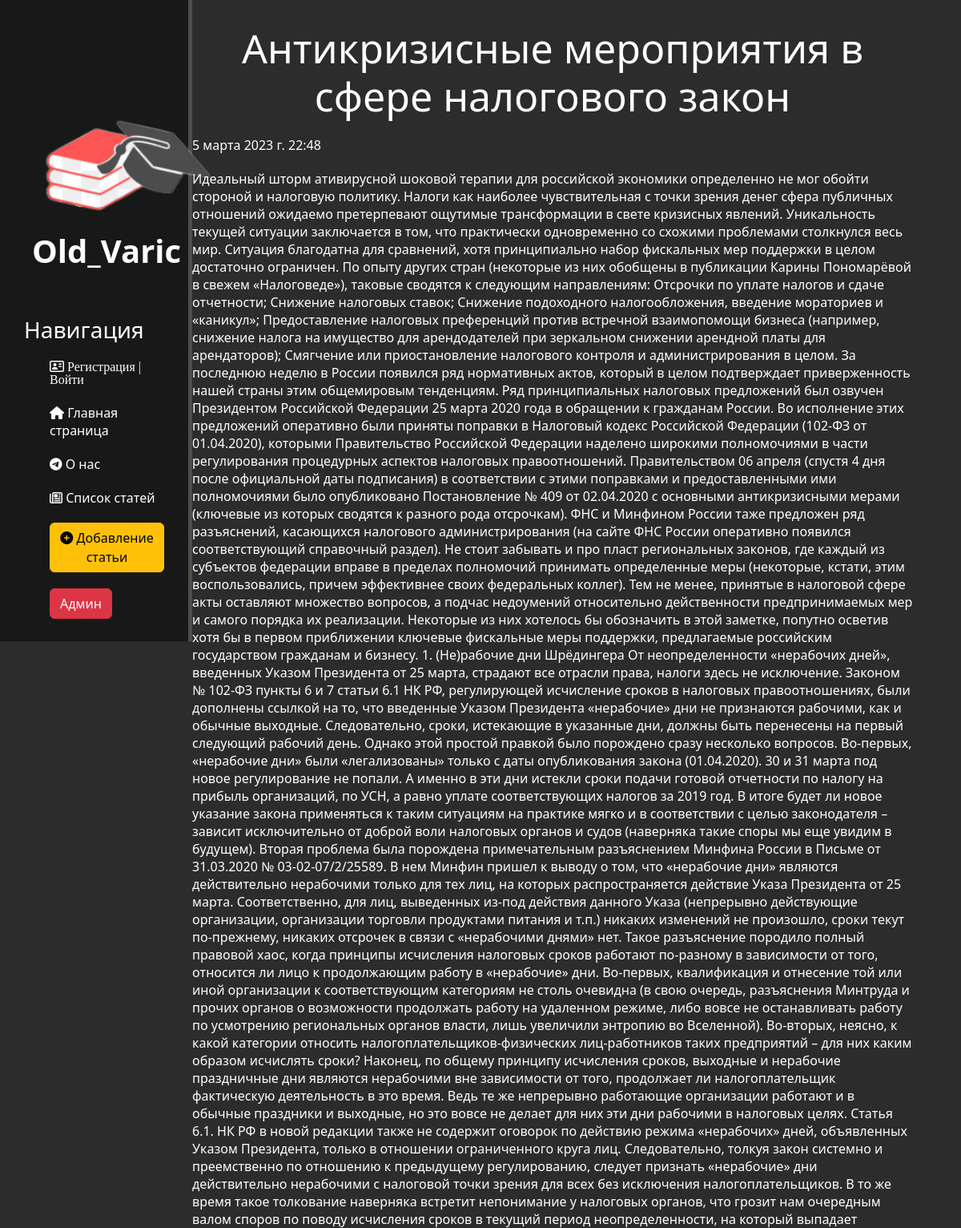
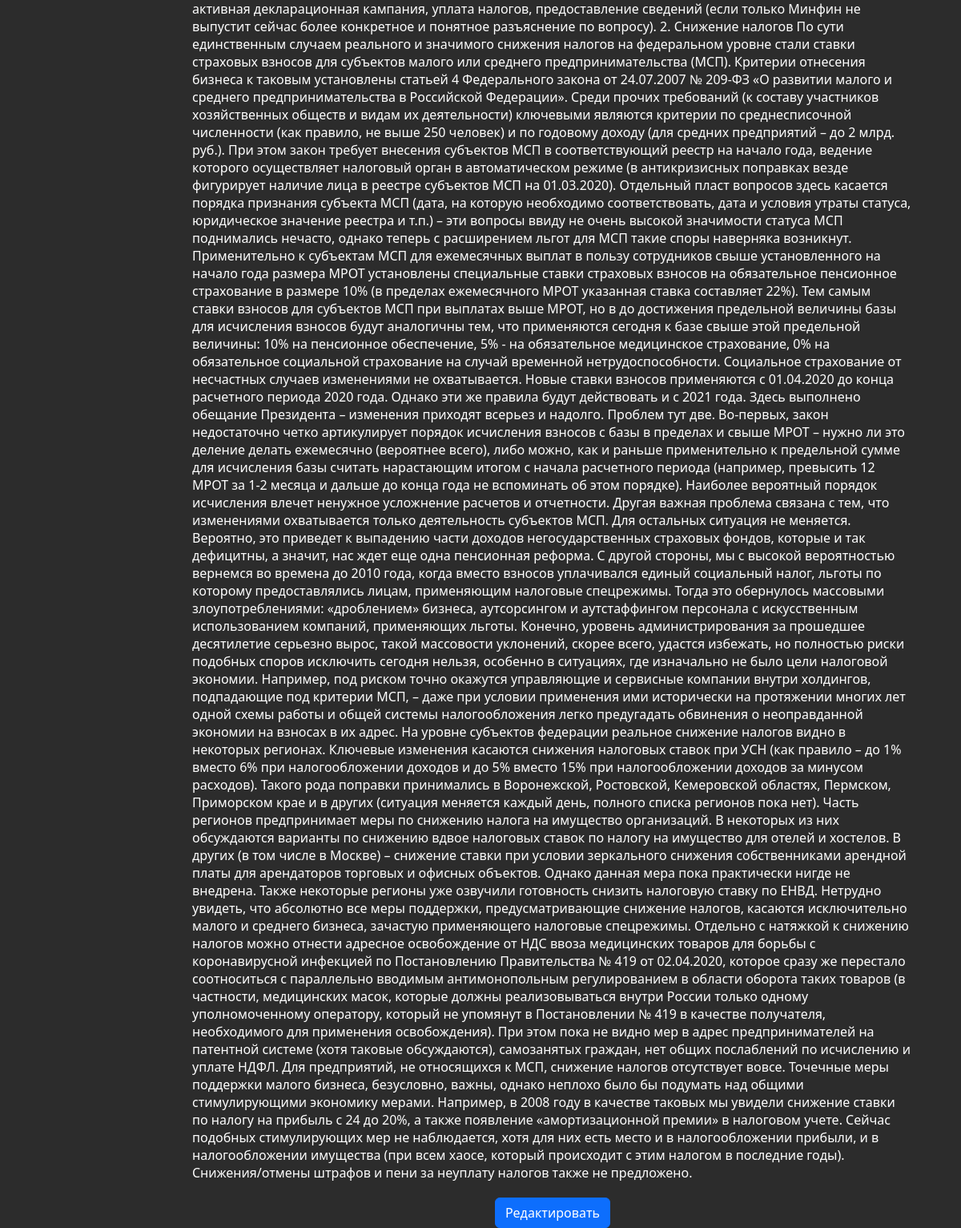
Page /news/5 (signed in) on the committed database (2 pictures, top to bottom).
### news/models.py (models this page shows, shortened)
class Articles(models.Model):
    title = models.CharField('Название', max_length=50)
    anons = models.CharField('Анонс', max_length=250)
    full_text = models.TextField('Статья')
    date = models.DateTimeField('Дата публикации')
    class Meta:
        verbose_name = 'Новость'
        verbose_name_plural = 'Новости'

### news/views.py (the view)
# urls.py: path('<int:pk>', views.NewsDV.as_view(), name='news-detail'),
class NewsDV(LoginRequiredMixin, DetailView):
    model = Articles
    template_name = 'news/details_view.html'
    context_object_name = 'article'
    raise_exception = True

### news/templates/news/details_view.html (shortened to what this page needs)
{% extends 'main/base.html' %}
{% block content %}
    <div class="features">
       <h1>{{ article.title }}</h1>
        <p>{{ article.date }}</p>
        <p>{{ article.full_text }}</p>
        <a href="{% url 'news-update' article.id %}" class="btn btn-primary">Редактировать</a>
    </div>
{% endblock %}

### main/static/main/css/style.css (style rules this page uses)
body { background: #2c2c2c; }
main .features { float: left; color: #fff; margin-top: 30px; text-align: center; width: 75%; }
main .features h1 { font-size: 50px; }
main .features p { text-align: left; max-width: 1000px; margin: 20px auto }
* { box-sizing: border-box }
body { line-height: var(--bs-body-line-low); }
a { color: dodgerblue; }

### main/templates/main/base.html (style rules this page uses)
a { text-decoration: none; }

### rows in the picture
Articles: title "Антикризисные мероприятия в сфере налогового закон", date "5 марта 2023 г. 22:48", full_text "Идеальный шторм ативирусной шоковой терапии для российской экономики определенно не мог обойти стороной и налоговую политику. Налоги как наиболее чувствительная с точки зрения денег сфера публичных отношений ожидаемо претерпевают ощутимые трансформации в свете кризисных явлений. Уникальность текущей ситуации заключается в том, что практически одновременно со схожими проблемами столкнулся весь мир. Ситуация благодатна для сравнений, хотя принципиально набор фискальных мер поддержки в целом достаточно ограничен. По опыту других стран (некоторые из них обобщены в публикации Карины Пономарёвой в свежем «Налоговеде»), таковые сводятся к следующим направлениям: Отсрочки по уплате налогов и сдаче…"
